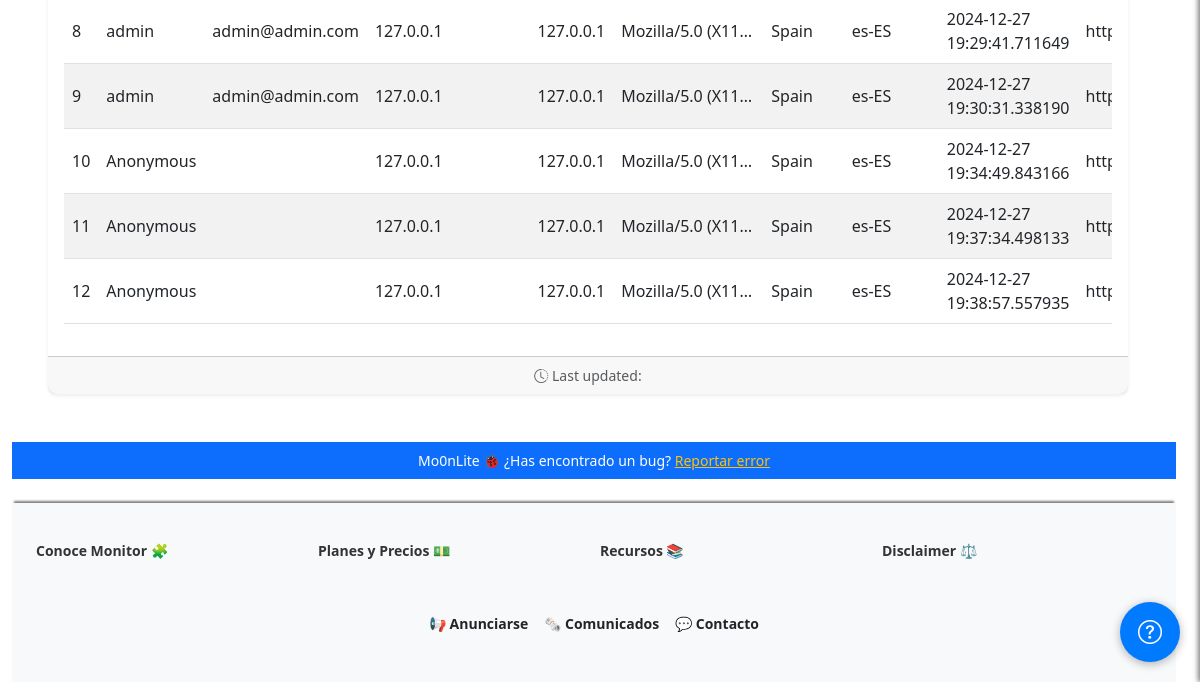
/admin/activity (signed in, lower part), run on an earlier commit of the app's database.
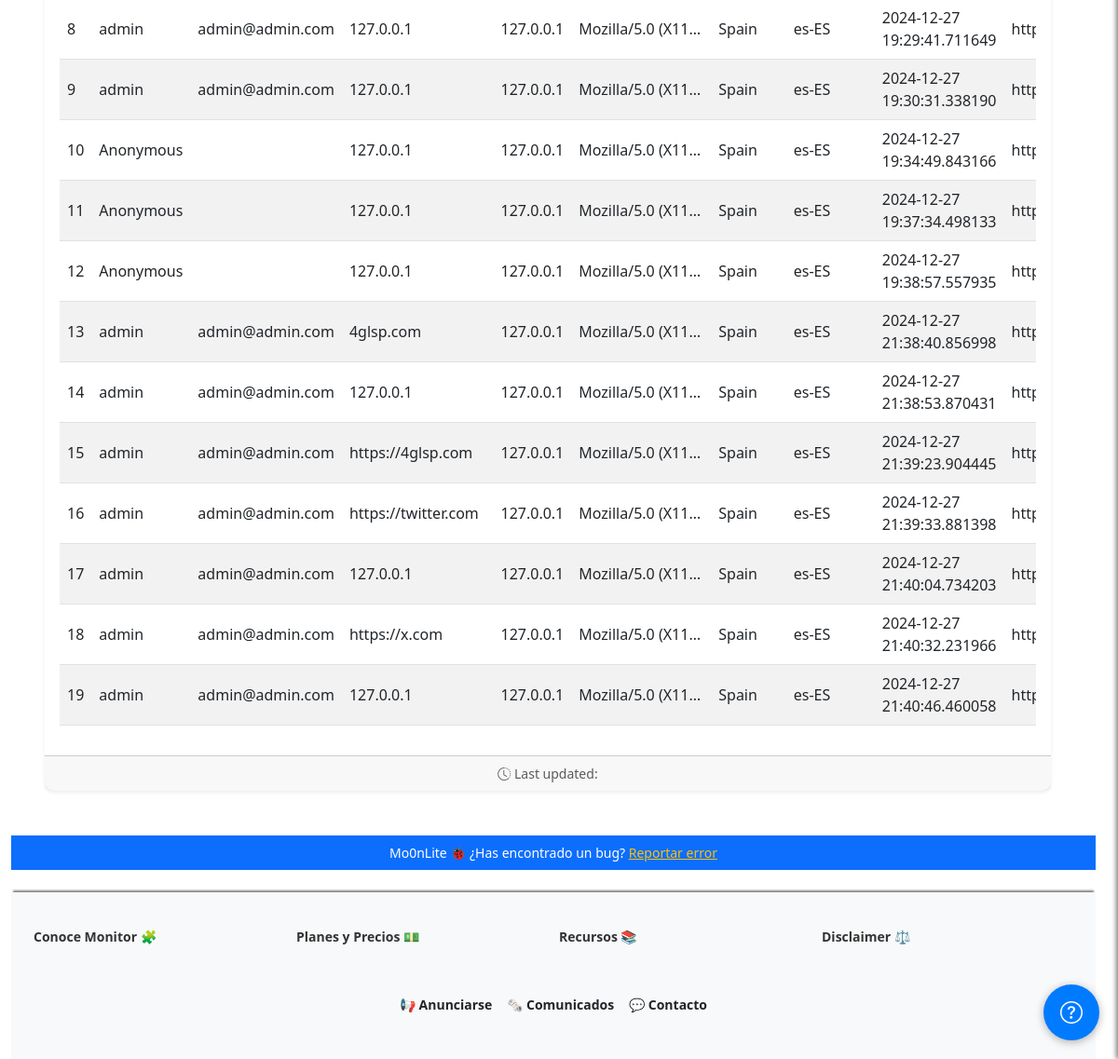
And on a later commit of the database.
### app/models/usage_model.py (models this page shows, shortened)
class Activity(db.Model):
    __tablename__='Activity'
    id = db.Column(db.Integer, primary_key=True)
    username = db.Column(db.String(64))
    target = db.Column(db.String(256))
    email = db.Column(db.String(120))
    ip_address = db.Column(db.String(15))
    user_agent = db.Column(db.String(256))
    country = db.Column(db.String(64))
    language = db.Column(db.String(64))
    timestamp = db.Column(db.DateTime, index=True, default=datetime.utcnow())
    page_url = db.Column(db.String(256))

### app/views/logs_views.py (the view)
@app.route('/admin/activity')
@login_required
def activity():
    breadcrumbs = [
    {'url': '/admin', 'text': 'Admin'},
    {'url': '/admin/activity', 'text': 'Actividad'}
    ]
    records = Activity.query.all()
    return render_template('activity.html', records=records, breadcrumbs=breadcrumbs)

### app/__init__.py (called while the page is built)
@app.context_processor
def inject_sidebar_info():
    return dict(is_admin=current_user.is_authenticated and current_user.role == 'admin')

@app.context_processor
def inject_breadcrumb():
    breadcrumbs = [
        {'url': '/', 'text': 'Inicio'},
        {'url': '/profile', 'text': 'Opcion 1'},
        {'url': '/profile/edit', 'text': 'Sub opcion 1'}
    ]
    return {'breadcrumbs': breadcrumbs}

@app.context_processor
def inject_grouped_tools():
    grouped_tools = {}
    for category, tools_in_category in groupby(sorted(tools, key=itemgetter('category')), key=itemgetter('category')):
        subcategories = {}
        for subcategory, tools_in_subcategory in groupby(sorted(tools_in_category, key=itemgetter('subcategory')), key=itemgetter('subcategory')):
            subcategories[subcategory] = list(tools_in_subcategory)
        grouped_tools[category] = subcategories
    return dict(grouped_tools=grouped_tools)

@login_manager.user_loader
def load_user(user_id):
    return Users.query.get(int(user_id))

### app/templates/activity.html (shortened to what this page needs)
{% extends "base.html" %}
{% block content %}
<div class="container my-5">
    <div class="row">
        <div class="col-12">
            <div class="card shadow-sm border-0">
                <div class="card-body">
                    {% if records %}
                    <div class="table-responsive">
                        <table id="usageRecordsTable" class="table table-striped table-hover align-middle">
                            <tbody>
                                {% for record in records %}
                                <tr>
                                    <td>{{ record.id }}</td>
                                    <td>{{ record.username }}</td>
                                    <td>{{ record.email }}</td>
                                    <td>{{ record.target }}</td>
                                    <td>{{ record.ip_address }}</td>
                                    <td class="text-truncate" style="max-width: 150px;" title="{{ record.user_agent }}">
                                        {{ record.user_agent }}
                                    </td>
                                    <td>{{ record.country }}</td>
                                    <td>{{ record.language }}</td>
                                    <td>{{ record.timestamp }}</td>
                                    <td class="text-truncate" style="max-width: 150px;" title="{{ record.page_url }}">
                                        {{ record.page_url }}
                                    </td>
                                </tr>
                                {% endfor %}
                            </tbody>
                        </table>
                    </div>
                    {% else %}
                    <div class="alert alert-warning text-center" role="alert">
                        <i class="bi bi-info-circle"></i> No usage records found.
                    </div>
                    {% endif %}
                </div>
                <div class="card-footer text-muted text-center small">
                    <i class="bi bi-clock-history"></i> Last updated: {{ current_time }}
                </div>
            </div>
        </div>
    </div>
</div>
{% endblock %}

What changed in the data, as far as the page shows it:
added Activity: id "13", username "admin", email "admin@admin.com", target "4glsp.com", ip_address "127.0.0.1", user_agent "Mozilla/5.0 (X11…", country "Spain", language "es-ES", timestamp "2024-12-27 21:38:40.856998", page_url "http://127.0.0.1:…"
added Activity: id "14", username "admin", email "admin@admin.com", target "127.0.0.1", ip_address "127.0.0.1", user_agent "Mozilla/5.0 (X11…", country "Spain", language "es-ES", timestamp "2024-12-27 21:38:53.870431", page_url "http://127.0.0.1:…"
added Activity: id "15", username "admin", email "admin@admin.com", target "https://4glsp.com", ip_address "127.0.0.1", user_agent "Mozilla/5.0 (X11…", country "Spain", language "es-ES", timestamp "2024-12-27 21:39:23.904445", page_url "http://127.0.0.1:…"
added Activity: id "16", username "admin", email "admin@admin.com", target "https://twitter.com", ip_address "127.0.0.1", user_agent "Mozilla/5.0 (X11…", country "Spain", language "es-ES", timestamp "2024-12-27 21:39:33.881398", page_url "http://127.0.0.1:…"
added Activity: id "17", username "admin", email "admin@admin.com", target "127.0.0.1", ip_address "127.0.0.1", user_agent "Mozilla/5.0 (X11…", country "Spain", language "es-ES", timestamp "2024-12-27 21:40:04.734203", page_url "http://127.0.0.1:…"
added Activity: id "18", username "admin", email "admin@admin.com", target "https://x.com", ip_address "127.0.0.1", user_agent "Mozilla/5.0 (X11…", country "Spain", language "es-ES", timestamp "2024-12-27 21:40:32.231966", page_url "http://127.0.0.1:…"
added Activity: id "19", username "admin", email "admin@admin.com", target "127.0.0.1", ip_address "127.0.0.1", user_agent "Mozilla/5.0 (X11…", country "Spain", language "es-ES", timestamp "2024-12-27 21:40:46.460058", page_url "http://127.0.0.1:…"
